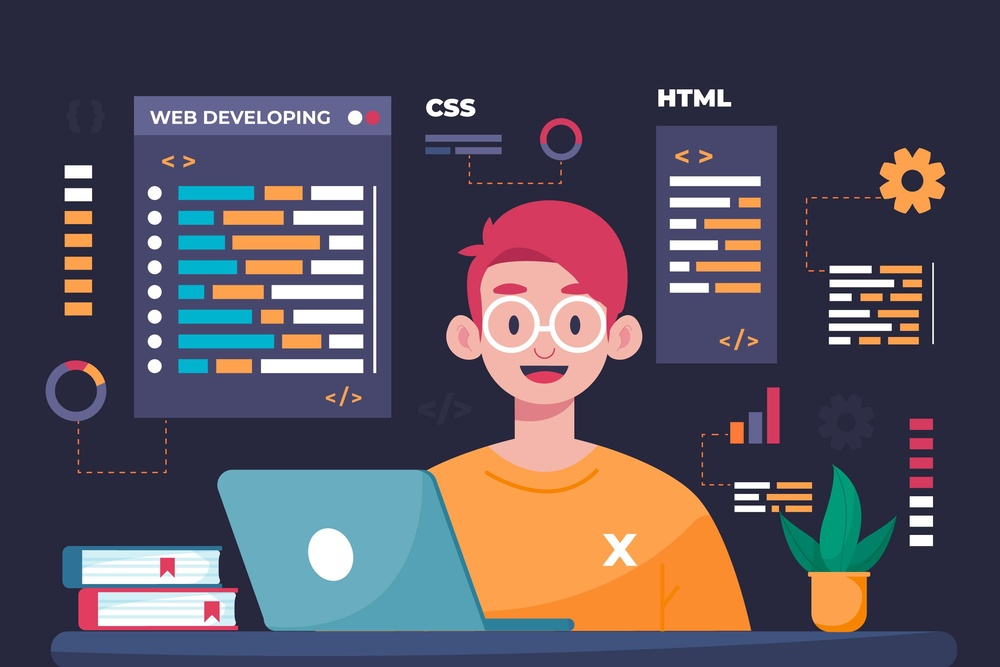
#> input picture user.jpg, 1000 x 667 px, shrunk from 3000 x 2000 before the run
$ python histogramequalisation.py
#> lines starting #> are read from the running program, lines starting #| are printed output that depends on the picture
import numpy as np
import cv2 as cv
from matplotlib import pyplot as plt
img = cv.imread('user.jpg',0)
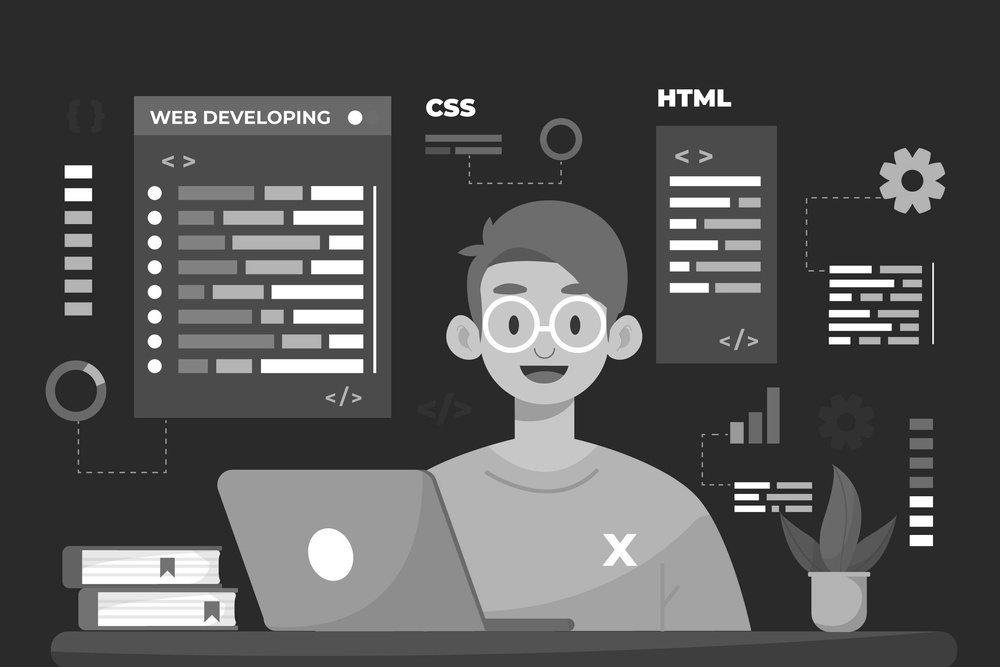
#> img: shape (667, 1000); min 11, max 255, mean 83.4
hist,bins = np.histogram(img.flatten(),256,[0,256])
#> hist = 256 values, max 329414 at index 42, min 0 at index 0, mean 2605.5; bins = 257 values from 0 to 256
cdf = hist.cumsum()
#> cdf = 256 values from 0 to 667000
cdf_normalized = cdf * float(hist.max()) / cdf.max()
#> cdf_normalized = 256 values from 0 to 329414
plt.plot(cdf_normalized, color = 'b')
plt.hist(img.flatten(),256,[0,256], color = 'r')
plt.xlim([0,256])
plt.legend(('cdf','histogram'), loc = 'upper left')
plt.show()
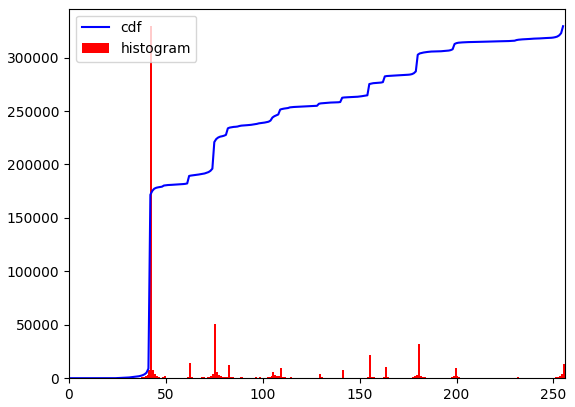
#> figure drawn by matplotlib, 1 panel; tallest bar 329414 high, from x = 42 to 43; curve peaks at x = 255, y = 329414
